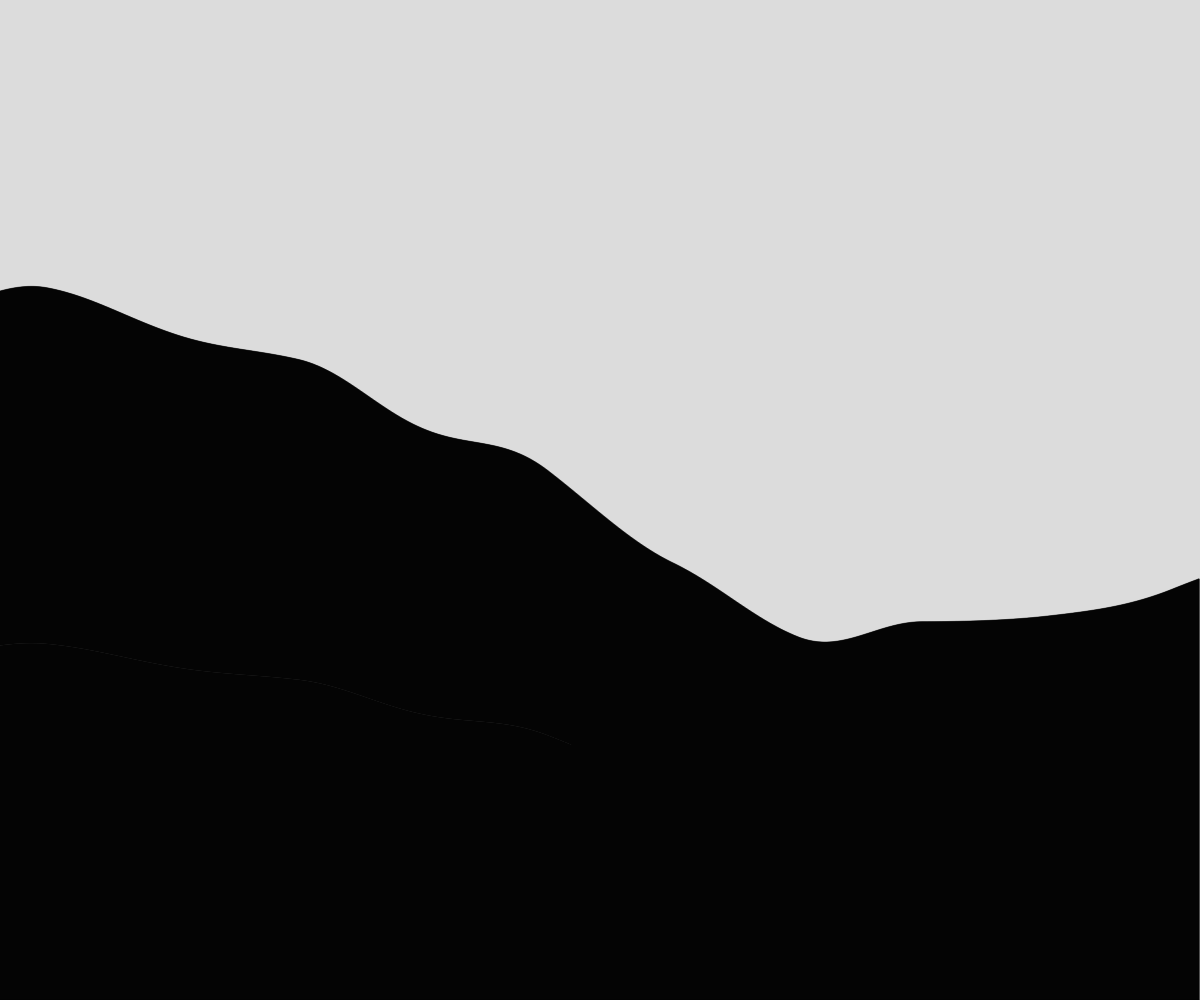
Frame 1 (no input)
Frame 60 (no input): identical to frame 1, image omitted
Frame 120 (the mouse pressed at the canvas centre since frame 60): identical to frame 1, image omitted

The p5.js sketch that drew this single still picture (run headless with seeded random() and noise() and a simulated clock; from frame 60 on, the mouse is pressed at the canvas centre):

// p5.js sketch
// ── sketch.js
// Terrian - Perlin Noise
// Michael
// 10/21/22
//
// Extra for Experts:
// - describe what you did to take this project "above and beyond"

//All you do is change where you start/begin on the array counter. 

let theHeights = [];
let startLocation = 0;

function setup() {
  createCanvas(windowWidth, windowHeight);
  theHeights = gernateHeights(20000); //Increases/Decreases Height points 
}

function draw() {
  background(220);
  for (let i = startLocation; i < startLocation + width; i++) {
  displayRectangle(i - startLocation, theHeights[i], 0.1); //x, height of rectangle, width of rectangle
  }

  //moves starting location with the hit of any key
  if (keyIsPressed){
    startLocation += 5
  }
}

function displayRectangle(x, rectHeight, rectWidth) { //Y Value - rectHeight (700 - 500)
  let y = height - rectHeight;
  rect(x, y, rectWidth, rectHeight);
}

function gernateHeights(howMany){
  let tempArray = [];
  let time = random(10000);
  for (let i = 0; i < howMany; i++){ //should happen 2000 times
    tempArray.push(noise(time)*height); //??
    time += 0.001; //follows curve slower (the perlin noise curve), sees a smaller area of the actual curve
  }
  return tempArray;
}
